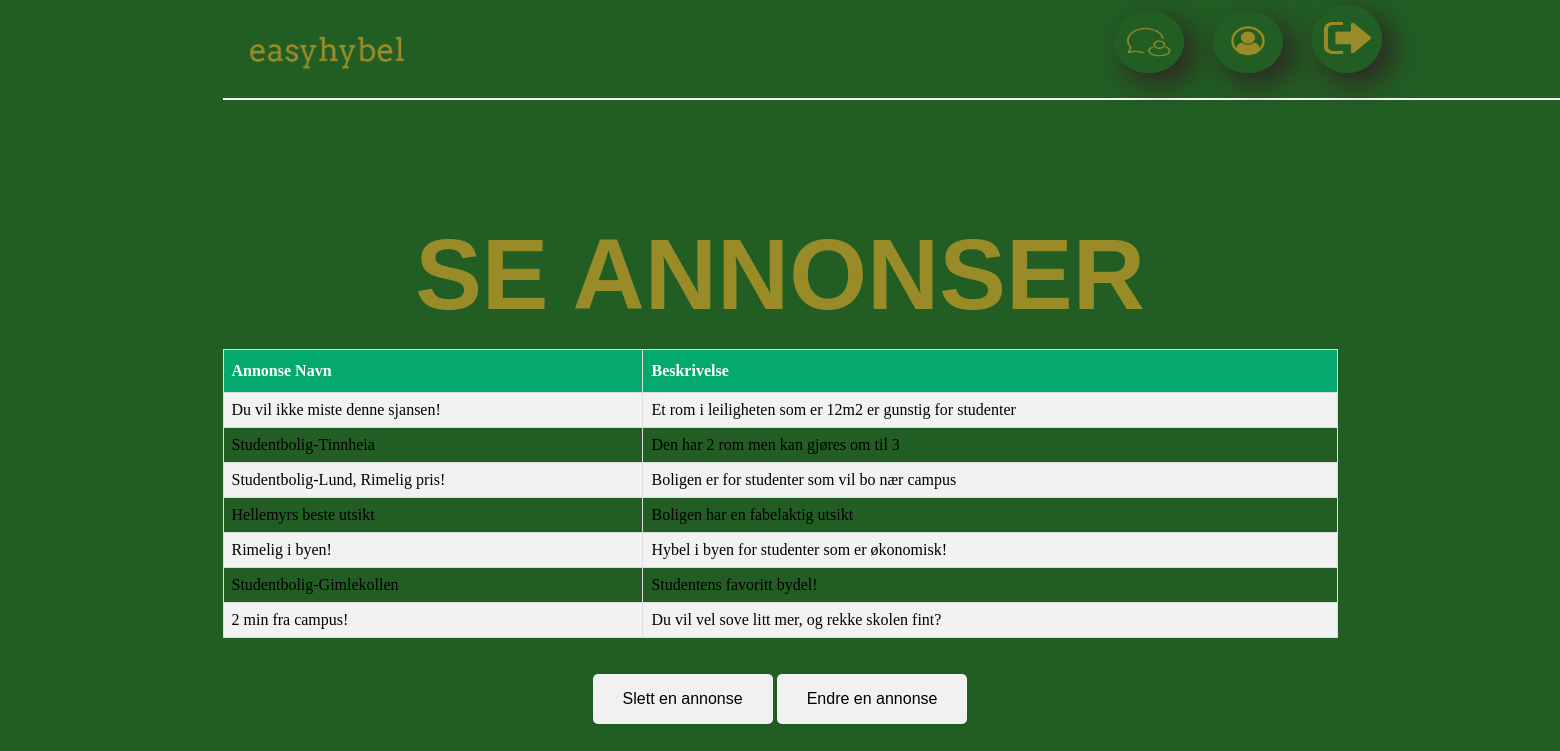
Page /www/views/seAnnonish.php (signed in) on the committed database.
### tables this page shows
CREATE TABLE Annonse
        (
            Annonse_ID              SMALLINT UNIQUE AUTO_INCREMENT,
            Annonse_Navn            VARCHAR(500)    NOT NULL,
            Annonse_Beskrivelse     VARCHAR(500)    NOT NULL,
            CONSTRAINT PRIMARY KEY (Annonse_ID)

        );

### www/views/seAnnonish.php (the view, shortened to what this page needs)
<html>
    <body>
         <?php
        include "header.php";
        include "../main/seAnnonser.php";
        ?>
    <table border='1'>
        <tr>
            <th>Annonse Navn</th>
            <th>Beskrivelse</th>
        </tr>
        <h1>SE ANNONSER</h1>
<?php
foreach ($annonser as $annonsish){
    echo "<tr>";
    echo "<td>". $annonsish['Annonse_Navn']."</td>";
    echo "<td>". $annonsish['Annonse_Beskrivelse']."</td>";
    echo "</tr>";
}
?>
    </table>
    <div class="knappish">
            <br><br>
           <input type="button" class="btn" onclick="location.href='slettAnnonse.php';" value="Slett en annonse"/>
           <input type="button" class="btn" onclick="location.href='endreAnnonse.php';" value="Endre en annonse"/><br><br>
</div>
    </body>
</html>

### www/views/header.php (style rules this page uses)
body { background-color: #225E24; text-align: center; margin: auto; max-width: 1115px; }
h1 { position: relative; font-size: 100px; top: 50px; color: #998C28; text-align: center; font-family: Arial-BoldMT, Arial, Arial; }
table { border-collapse: collapse; width: 100%; }
table td, table th { border: 1px solid #ddd; padding: 8px; }
table tr:nth-child(even) { background-color: #f2f2f2; }
table th { padding-top: 12px; padding-bottom: 12px; text-align: left; background-color: #04AA6D; color: white; }
.knappish { width: 100%; }
.knappish .btn { background-color: #f1f1f1; color: black; font-size: 16px; padding: 16px 30px; border: none; cursor: pointer; border-radius: 5px; text-align: center; }

### rows in the picture
annonse: Annonse_Navn "Du vil ikke miste denne sjansen!", Annonse_Beskrivelse "Et rom i leiligheten som er 12m2 er gunstig for studenter"
annonse: Annonse_Navn "Studentbolig-Tinnheia", Annonse_Beskrivelse "Den har 2 rom men kan gjøres om til 3"
annonse: Annonse_Navn "Studentbolig-Lund, Rimelig pris!", Annonse_Beskrivelse "Boligen er for studenter som vil bo nær campus"
annonse: Annonse_Navn "Hellemyrs beste utsikt", Annonse_Beskrivelse "Boligen har en fabelaktig utsikt"
annonse: Annonse_Navn "Rimelig i byen!", Annonse_Beskrivelse "Hybel i byen for studenter som er økonomisk!"
annonse: Annonse_Navn "Studentbolig-Gimlekollen", Annonse_Beskrivelse "Studentens favoritt bydel!"
annonse: Annonse_Navn "2 min fra campus!", Annonse_Beskrivelse "Du vil vel sove litt mer, og rekke skolen fint?"
